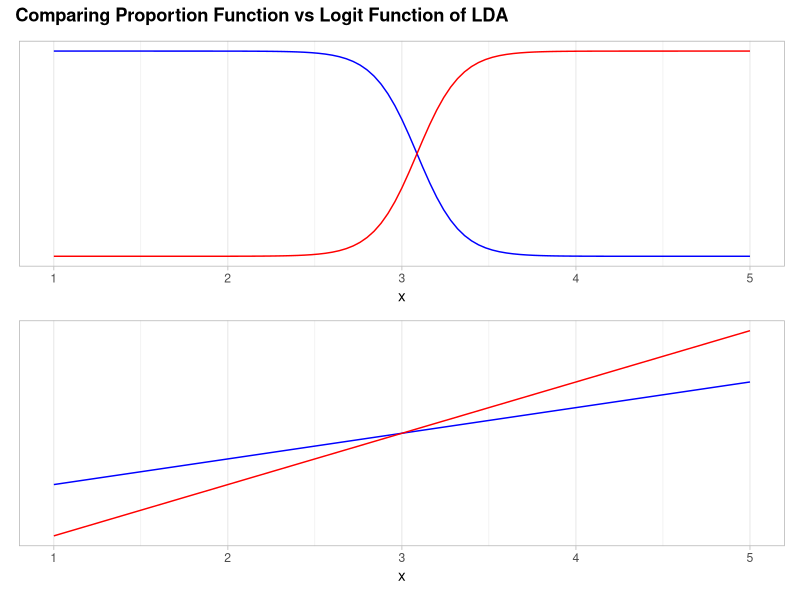

Generate this figure with R:
## ---- chunk 1
library(ggplot2)
library(patchwork)

k_function <- function(x,
                       k,
                       sigma = c(0.5,0.5),
                       pi_k = c(0.5,0.5),
                       mu = c(2, 4),
                       logit = FALSE){
  
  if(logit){
    
    return(x * mu[k]/sigma[k]^2 - mu[k]^2/(2*sigma[k]^2) + log(pi_k[k]))
    
  }
  
  denominator <-
    sapply(x, \(y) sum(pi_k * (1/(sqrt(2*pi)*mu)) * exp(-1/(2*sigma^2) * (y - mu)^2) ) )
  
  k_numerador <-
   (pi_k[k]* 1/(sqrt(2*pi)*mu[k]) * exp(- 1/(2*sigma[k]^2) * (x - mu[k])^2))
  
  return(k_numerador / denominator)
  
}

BasePlot <-
  data.frame(x = 1:5) |>
  ggplot(aes(x))+
  scale_x_continuous(breaks = scales::breaks_width(1))+
  theme_light()+
  theme(panel.grid.major.y = element_blank(),
        panel.grid.minor.y = element_blank(),
        axis.title.y = element_blank(),
        axis.text.y = element_blank(),
        axis.ticks.y = element_blank())
  
p1 <-
  BasePlot +
  geom_function(fun = \(y) k_function(x = y, k = 1), color = "blue")+
  geom_function(fun = \(y) k_function(x = y, k = 2), color = "red")

p2 <-
  BasePlot +
  geom_function(fun = \(y) k_function(x = y, k = 1, logit = TRUE), color = "blue")+
  geom_function(fun = \(y) k_function(x = y, k = 2, logit = TRUE), color = "red")


(p1 / p2) +
  plot_annotation(title = 'Comparing Proportion Function vs Logit Function of LDA') &
  theme(plot.title = element_text(face = "bold"))

